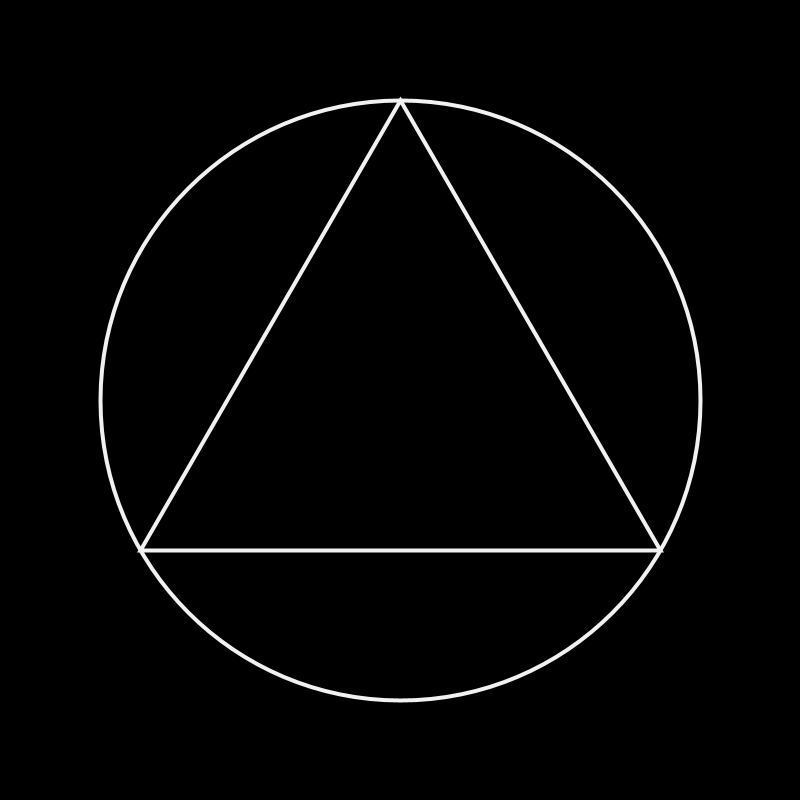
Frame 1 (no input)
Frame 60 (the mouse pressed at the canvas centre just before this capture): identical to frame 1, image omitted
Frame 120 (the mouse held since frame 60 and released just before this capture): identical to frame 1, image omitted

The Processing sketch that drew this single still picture (run headless with seeded random() and noise(); from frame 60 on, the mouse is pressed at the canvas centre):

// Processing sketch: Sketch_03
// ── Sketch_03.pde
void setup()
{
    size(800,800);
    background(0);
}

void draw()
{    
    // set the sketches background to black
    background(0);

    // center rectangles in general
    rectMode(CENTER);

    // set the stroke properties
    stroke(#f1f1f1);
    strokeWeight(4);
     
    // transparent
    noFill();

    // open a new matrix
    push();

        // translate it to the center
        translate(400, 400);
     
        // defines parameters for the triangle
        float x1 = 0;
        float y1 = -300;
        float x2 = 260;
        float y2 = 150;
        float x3 = -260;
        float y3 = 150;
     
        // draw the triangle
        triangle(x1, y1, x2, y2, x3, y3);
     
    // close the matrix
    pop();
 
    // draw the circle
    ellipse(400, 400, 600, 600);

    save("frame.png");
}
